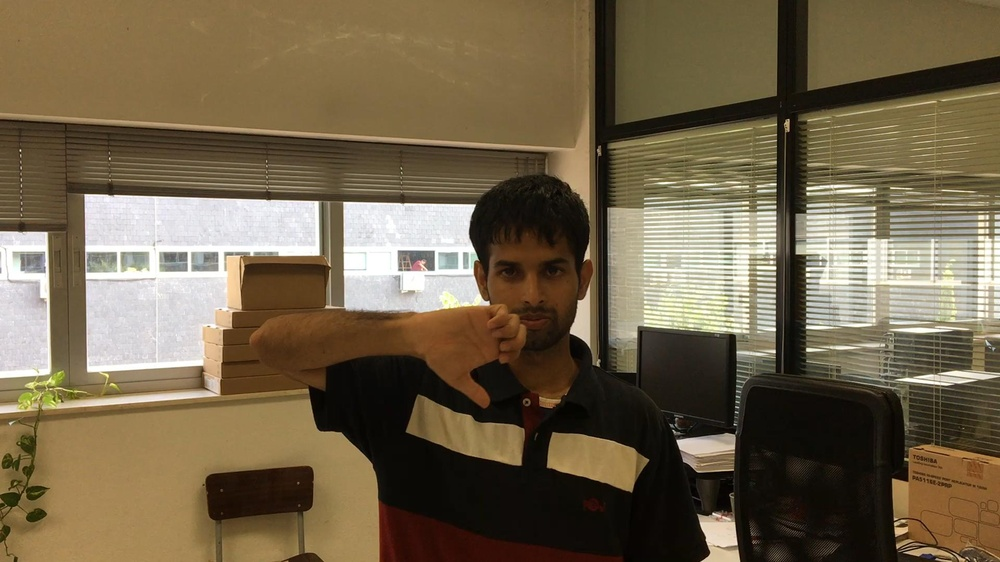
#> input picture Test/Down/000000000.jpg, 1000 x 562 px, shrunk from 1920 x 1080 before the run, given in place of the camera
$ python Motion.py
#> lines starting #> are read from the running program, lines starting #| are printed output that depends on the picture; after the words box and inside, x2 and y2 are one past the last pixel; in counts of white or black regions, pixels touching at a corner belong together
import cv2
import numpy as np
from collections import deque
import pyautogui
import random
import time

global label, accuracy
label = ""
accuracy= ""


def nothing(x):
    print(x)


def pause_it():
    time.sleep(1.5)

buffer = 20
pts = deque(maxlen=buffer)
(dX, dY) = (0, 0)
counter = 0
direction = ''
cv2.namedWindow("Image")
cap = cv2.VideoCapture(0)
ret, frame1 = cap.read()
#> frame1 is the input picture: shape (562, 1000, 3); mean B, G, R 75.3, 100, 114.4
time.sleep(1.5)
ret, frame2 = cap.read()
frame1 = cv2.GaussianBlur(frame1, (5, 5), 0)
frame2 = cv2.GaussianBlur(frame2, (5, 5), 0)
while (1):

    imghsv1 = cv2.cvtColor(frame1, cv2.COLOR_BGR2HSV)
#> imghsv1: shape (562, 1000, 3); mean H, S, V 26.6, 106, 114.7
    imghsv2 = cv2.cvtColor(frame2, cv2.COLOR_BGR2HSV)
    l_b = np.array([0, 10, 60])
    u_b = np.array([20, 150, 255])
    # giving the range (to find the right color on the image)
    mask1 = cv2.inRange(imghsv1, l_b, u_b)
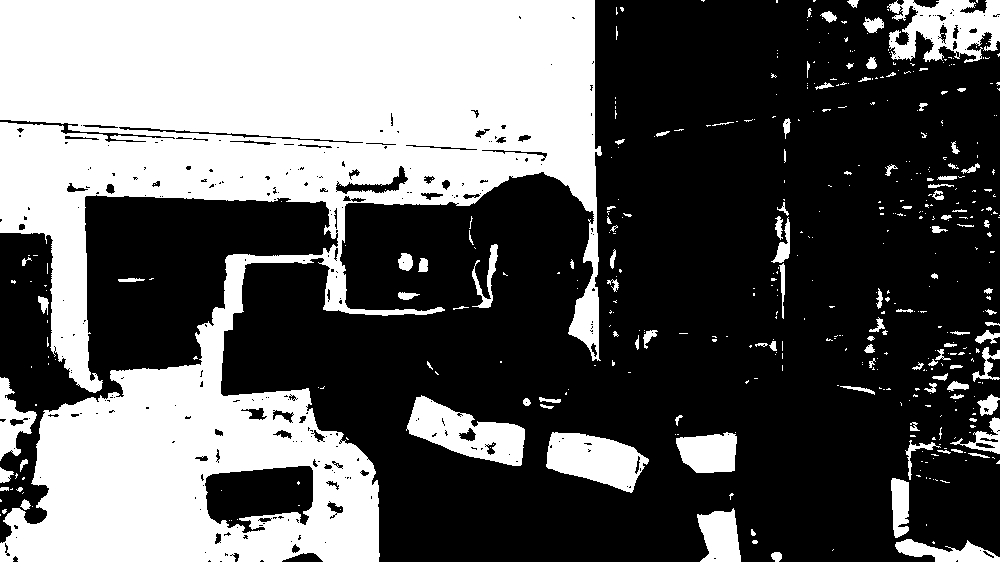
#> mask1: shape (562, 1000); 37.4% white; 456 white regions (349 under 20 px), largest, box (x1, y1, x2, y2) and area: (0, 0, 602, 562) 180893, (887, 0, 1000, 63) 4464, (406, 395, 525, 466) 4255
    mask2 = cv2.inRange(imghsv2, l_b, u_b)
    # making a mask(deleting all other colors)
    res1 = cv2.bitwise_and(frame1, frame1, mask=mask1)
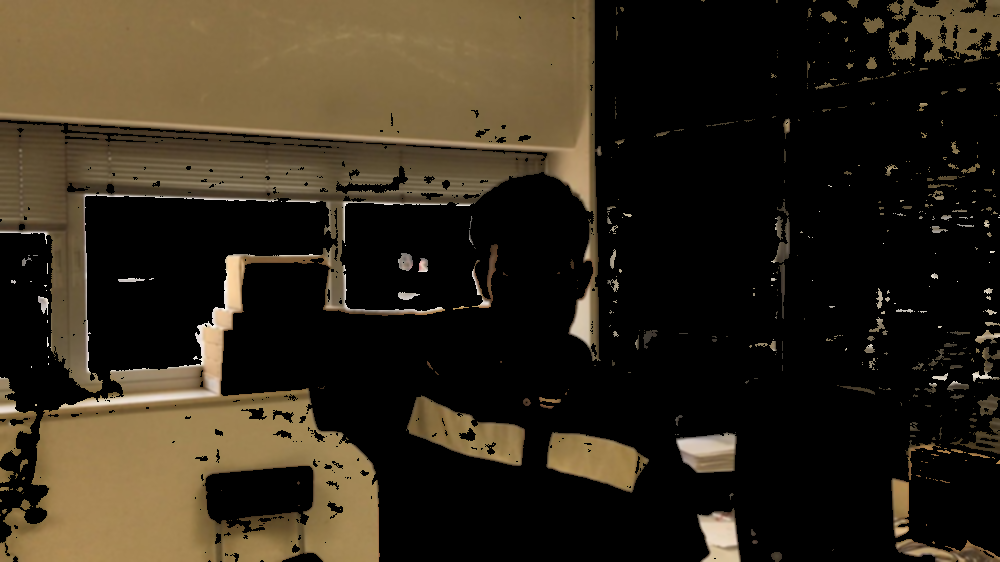
#> res1: shape (562, 1000, 3); mean B, G, R 27.4, 41.1, 49.5
    res2 = cv2.bitwise_and(frame2, frame2, mask=mask2)
    # less noise
    diff = cv2.absdiff(res1, res2)
#> diff: shape (562, 1000, 3); every value is 0
    Gray = cv2.cvtColor(diff, cv2.COLOR_BGR2GRAY)
#> Gray: shape (562, 1000); every value is 0
    blured = cv2.GaussianBlur(Gray, (5, 5), 0)
    ret, thresh = cv2.threshold(blured, 20, 255, cv2.THRESH_BINARY)
    dilated = cv2.dilate(thresh, None, iterations=5)
    contours, hierarchy = cv2.findContours(dilated, cv2.RETR_TREE, cv2.CHAIN_APPROX_SIMPLE)
#> contours = []
    x1 = 0
    y1 = 0
    if (len(contours)) > 0:
        c = max(contours, key=cv2.contourArea)
        # Find the center of the circle, and its radius of the largest detected contour.
        ((x, y), radius) = cv2.minEnclosingCircle(c)

        # Calculate the centroid of the ball, as we need to draw a circle around it.
        M = cv2.moments(c)
        center = (int(M['m10'] / M['m00']), int(M['m01'] / M['m00']))

        # Proceed only if a ball of considerable size is detected
        if radius > 10:
            # Draw circles around the object as well as its centre
            cv2.circle(frame1, (int(x), int(y)), int(radius), (0, 255, 255), 2)
            cv2.circle(frame1, center, 5, (255, 0, 0), -1)
            pts.appendleft(center)
            # Append the detected object in the frame to pts deque structure
    for i in np.arange(1, len(pts)):
        # If no points are detected, move on.
        if (pts[i - 1] == None or pts[i] == None):
            continue

        # If atleast 10 frames have direction change, proceed
        if counter >= 15 and i == 1 and len(pts) >= 15 and pts[-15] is not None:
            # Calculate the distance between the current frame and 10th frame before
            dX = pts[-15][0] - pts[i][0]
            dY = pts[-15][1] - pts[i][1]
            (dirX, dirY) = ('', '')
            # global label
            # If distance is greater than 100 pixels, considerable direction change has occured.
            if np.abs(dX) > 100:
                if (np.sign(dX) == 1):
                    dirX = 'Right'
                    label = 'Right'
                    accuracy = str(random.randint(92, 98))
                    print("Right")
                    pyautogui.press('right')
                    #pause_it()
                else:
                    dirX = 'Left'
                    label = 'Left'
                    accuracy = str(random.randint(92, 98))
                    print("Left")
                    pyautogui.press('left')
                    #pause_it()

            if np.abs(dY) > 100:
                if (np.sign(dY) == 1):
                    dirY = 'Up'
                    label = 'Up'
                    accuracy = str(random.randint(92, 98))
                    print("Up")
                    pyautogui.press('up')
                    #pause_it()
                else:
                    dirY = 'Down'
                    label = 'Down'
                    accuracy = str(random.randint(92, 98))
                    print("Down")
                    pyautogui.press('down')
                    #pause_it()

            # Set direction variable to the detected direction
            direction = dirX if dirX != '' else dirY

        # Draw a trailing red line to depict motion of the object.
        thickness = int(np.sqrt(buffer / float(i + 1)) * 2.5)
        cv2.line(frame1, pts[i - 1], pts[i], (0, 0, 255), thickness)
        # frame1=cv2.rectangle(frame1,(x,y),(x+w,y+h),(0,255,0),2)
        cv2.putText(frame1, direction, (20, 40), cv2.FONT_HERSHEY_SIMPLEX, 1, (0, 0, 255), 3)
        cv2.putText(frame1, "Gesture : {}".format(label), (10, 20), cv2.FONT_HERSHEY_SIMPLEX, 1, (0, 0, 255), 3)
        if len(label) == 0:
            disp = ''
        else:
            disp = 'Accuracy: ' + accuracy   # random.randint(92,98)
        cv2.putText(frame1, str(disp), (0, 50), cv2.FONT_HERSHEY_SIMPLEX, 1, (255, 0, 0), 3)
        prev = label
    counter += 1

    cv2.imshow('controls detection', frame1)
    temp, frame1 = cap.read()
    time.sleep(1.5)
    _, frame2 = cap.read()
    frame2 = cv2.GaussianBlur(frame2, (5, 5), 0)
    if cv2.waitKey(1) == 27:
#> (key Esc is pressed here)
        break
cap.release()
cv2.destroyAllWindows()
